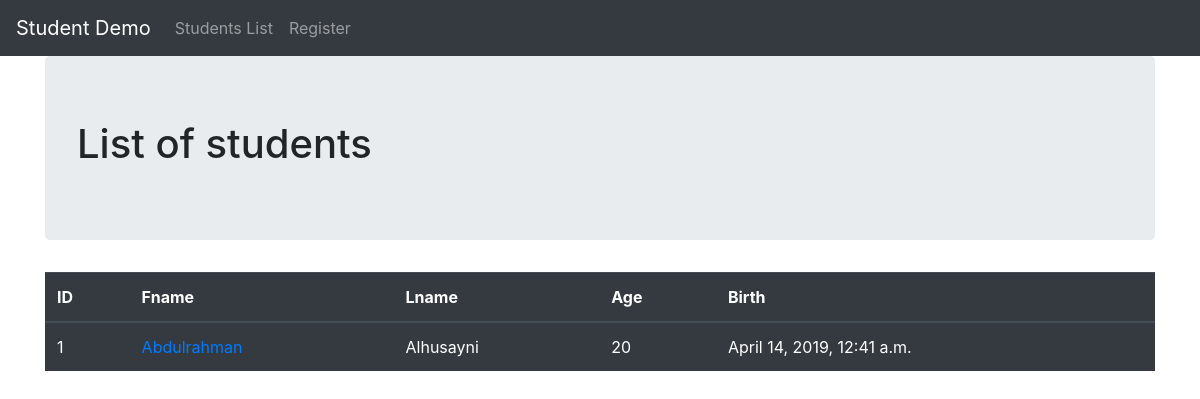
Before: / with the older database file.
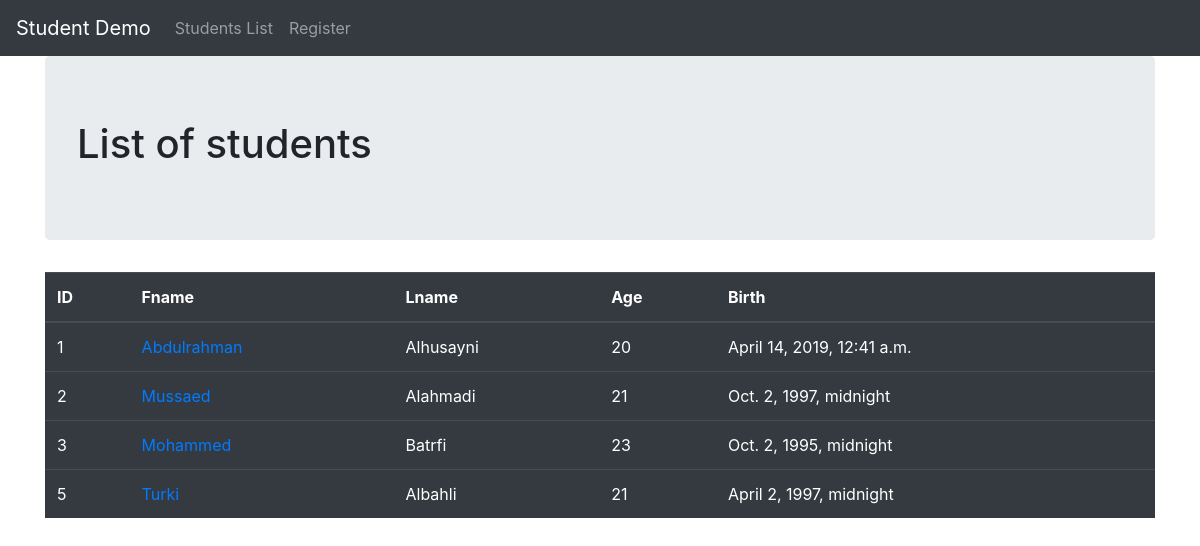
After: the same page with the newer database file.
### studentdemo/models.py (models this page shows, shortened)
class Student(models.Model):
    first_name=models.CharField(max_length=15)
    last_name = models.CharField(max_length=15)
    age = models.IntegerField(default=0)
    birth=models.DateTimeField()

### studentdemo/views.py (the view)
# urls.py: path('', student, name='student'),
def student(request):
    studento = models.Student.objects.all()
    context = {'stu': studento}
    return render(request, 'student.html', context)

### studentdemo/templates/student.html (shortened to what this page needs)
{% extends "base.html" %}
{% block content %}
<div class="jumbotron">
<h1>List of students </h1>
</div>
<table class="table table-dark table-hover">
    <thead>
        <th>ID</th>
        <th>Fname</th>
        <th>Lname</th>
        <th>Age</th>
        <th>Birth</th>
    </thead>
    <tbody>
    {% for st in stu %}
        <tr>
            <td> {{ st.id  }}</td>
            <td> <a href="/degree/{{ st.id }}"> {{ st.first_name }} </a></td>
            <td> {{ st.last_name }}</td>
            <td> {{ st.age }}</td>
            <td> {{ st.birth }}</td>
        </tr>
    {% endfor %}
    </tbody>
</table>
{% endblock %}

### studentdemo/templates/base.html (shortened to what this page needs)
<!DOCTYPE html>
<html lang="en">
  <head>
  <link rel="stylesheet" href="https://maxcdn.bootstrapcdn.com/bootstrap/4.3.1/css/bootstrap.min.css">
  </head>
<body background="https://www.toptal.com/designers/subtlepatterns/patterns/morocco.png">
<nav class="navbar navbar-expand-sm bg-dark navbar-dark">
  <a class="navbar-brand" href="#">Student Demo</a>
  <ul class="navbar-nav">
    <li class="nav-item">
      <a class="nav-link" href="/">Students List</a>
    </li>
    <li class="nav-item">
      <a class="nav-link" href="/register">Register</a>
    </li>
  </ul>
</nav>
<div class="container">
 {% block content %}{% endblock content %}
</div>
</body>
</html>

Changed rows visible on the page:
added Student: id "2", first_name "Mussaed", last_name "Alahmadi", age "21", birth "Oct. 2, 1997, midnight"
added Student: id "3", first_name "Mohammed", last_name "Batrfi", age "23", birth "Oct. 2, 1995, midnight"
added Student: id "5", first_name "Turki", last_name "Albahli", age "21", birth "April 2, 1997, midnight"
